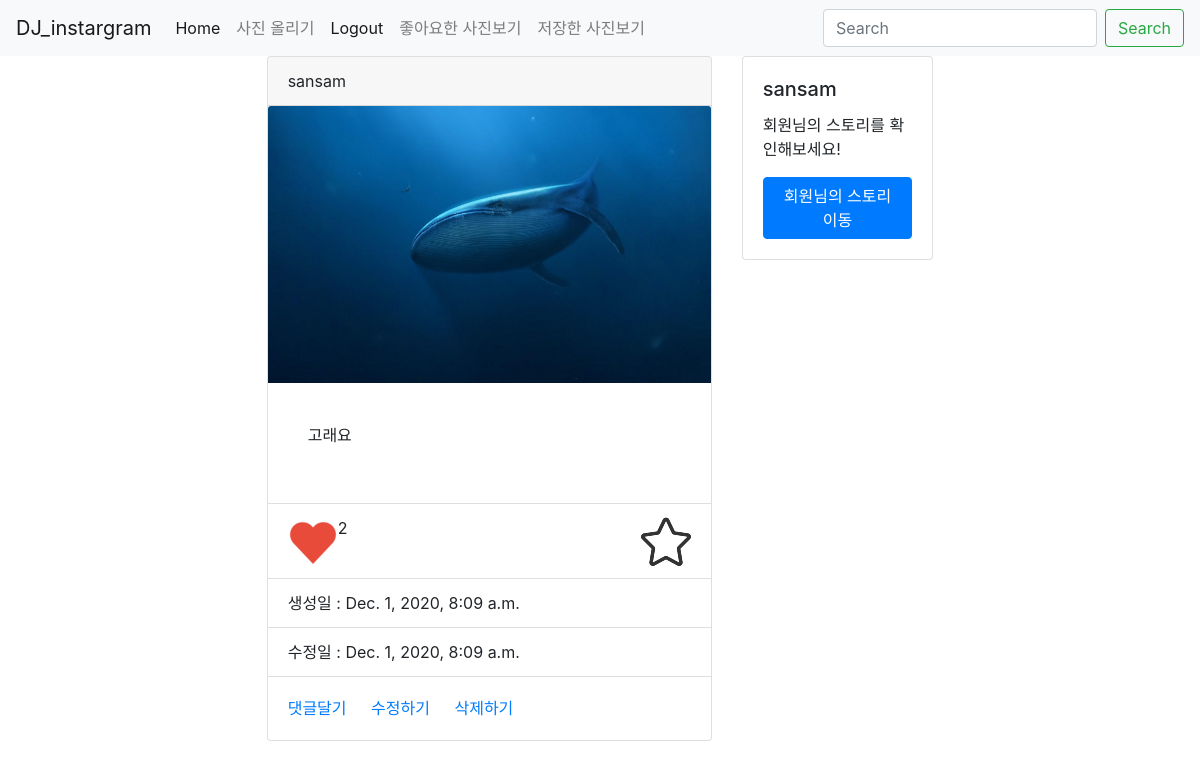
The app's page /like/ (signed in) with its own data.
### photo/models.py (models this page shows, shortened)
class Photo(models.Model):
    author = models.ForeignKey(User, on_delete=models.CASCADE,related_name='user')
    text=models.TextField(blank=True)
    image=models.ImageField(upload_to='imeline_photo/%Y/%m/%d')
    created=models.DateTimeField(auto_now_add=True)
    updated=models.DateTimeField(auto_now=True)
    like=models.ManyToManyField(User,related_name='like_post',blank=True)
    favorite=models.ManyToManyField(User,related_name='favorite_post',blank=True)
    class Meta:
        ordering=['-created']

### photo/views.py (the view)
# urls.py: path("like/",PhotoLikeList.as_view(),name='like_list'),
class PhotoLikeList(ListView):
    model=Photo
    template_name='photo/photo_list.html'
    def dispatch(self,request,*args,**kwargs):
        if not request.user.is_authenticated:
            messages.warning(request,'로그인을 먼저하세요')
            return HttpResponseRedirect('/')
        return super(PhotoLikeList, self).dispatch(request,*args,**kwargs)
    def get_queryset(self):
        user=self.request.user
        queryset=user.like_post.all()
        return queryset

### photo/templates/photo/photo_list.html (shortened to what this page needs)
{% extends 'base.html' %}
{% block content %}
<div class="container">
    <div class="row">
        <div class="col"></div>
        <div class="col-5">
            {% for object in object_list %}
            <div class="card">
                <div class="card-header">
                    {{object.author}}
                </div>
                <img src="{{ object.image.url}}" class="card-img-top" alt="...">
                <div class="card-body">
                    <p class="card-body">{{ object.text }}</p>
                </div>
                <ul class="list-group list-group-flush">
                    <li class="list-group-item">
                        <a href="{% url 'photo:like' object.id %}" class="float-left btn-like {% if user in object.like.all %} active {% endif %}">좋아요!</a>
                        {% if object.like.all.count %}
                        <span class="float-left">
                            {{object.like.all.count}}
                        </span>
                        {% endif %}
                         <a href="{% url 'photo:favorite' object.id %}" class="float-right btn-favorite {% if user in object.favorite.all %} active {% endif %}">저장하기!</a>
                    </li>
                    <li class="list-group-item">생성일 : {{ object.created }}</li>
                    <li class="list-group-item">수정일 : {{ object.updated }}</li>
                </ul>
                <div class="card-body">
                    <a href="{% url 'photo:detail' object.id %}" class="card-link">댓글달기</a>
                    {% if user == object.author %}
                    <a href="{% url 'photo:update' object.id %}" class="card-link">수정하기</a>
                    <a href="{% url 'photo:delete' object.id %}" class="card-link">삭제하기</a>
                    {% endif %}
                </div>
            </div>
            {% endfor %}
        </div>
        <div class="col">
            {% load static %}
            <div class="card" style="">
                <div class="card-body">
                    <h5 class="card-title">{{user.username}}</h5>
                    <p class="card-text">회원님의 스토리를 확인해보세요!</p>
                    {% if user.is_authenticated %}
                    <a href="{% url 'photo:mylist' %}" class="btn btn-primary">회원님의 스토리 이동</a>
                    {% else %}
                    <a href="{% url 'accounts:login' %}" class="btn btn-primary">로그인을 먼저 해주세요!<span class="sr-only">(current)</span></a>
                    {% endif %}
                </div>
            </div>
        </div>
        <div class="col"></div>
    </div>
</div>
{% endblock %}

### records on screen
Photo: author "sansam", image (picture), text "고래요", like.all.count "2", created "Dec. 1, 2020, 8:09 a.m.", updated "Dec. 1, 2020, 8:09 a.m.", shows "수정하기"

### other values on screen
{{ user.username }} "sansam"
